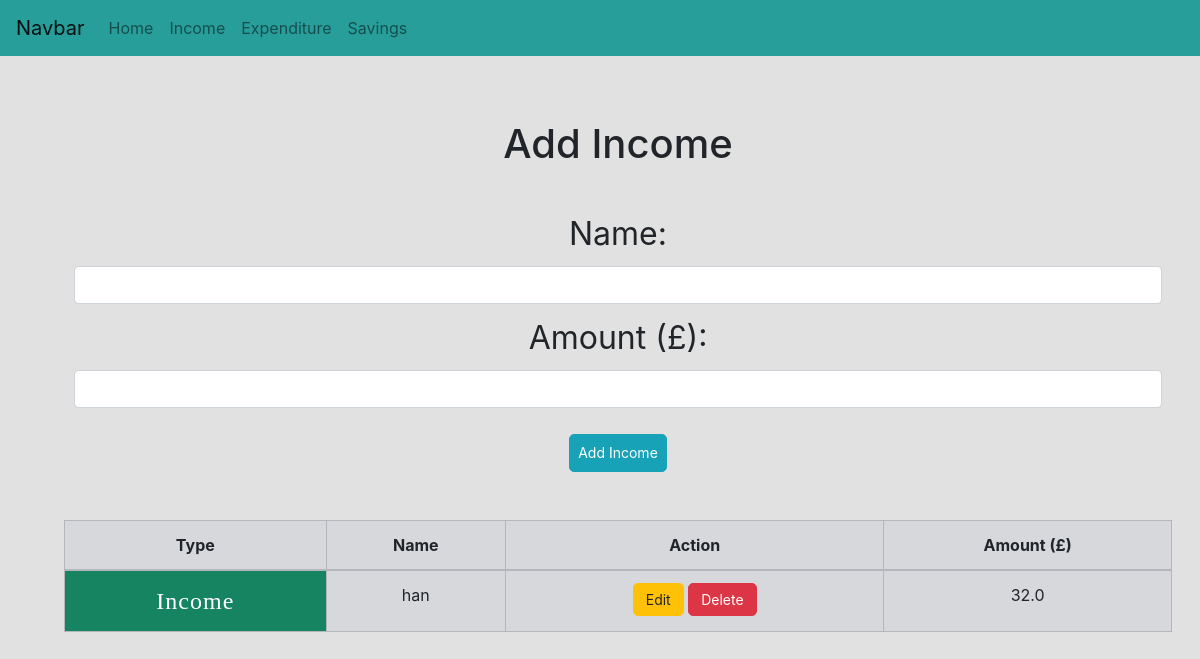
Page /income on the earlier database version.
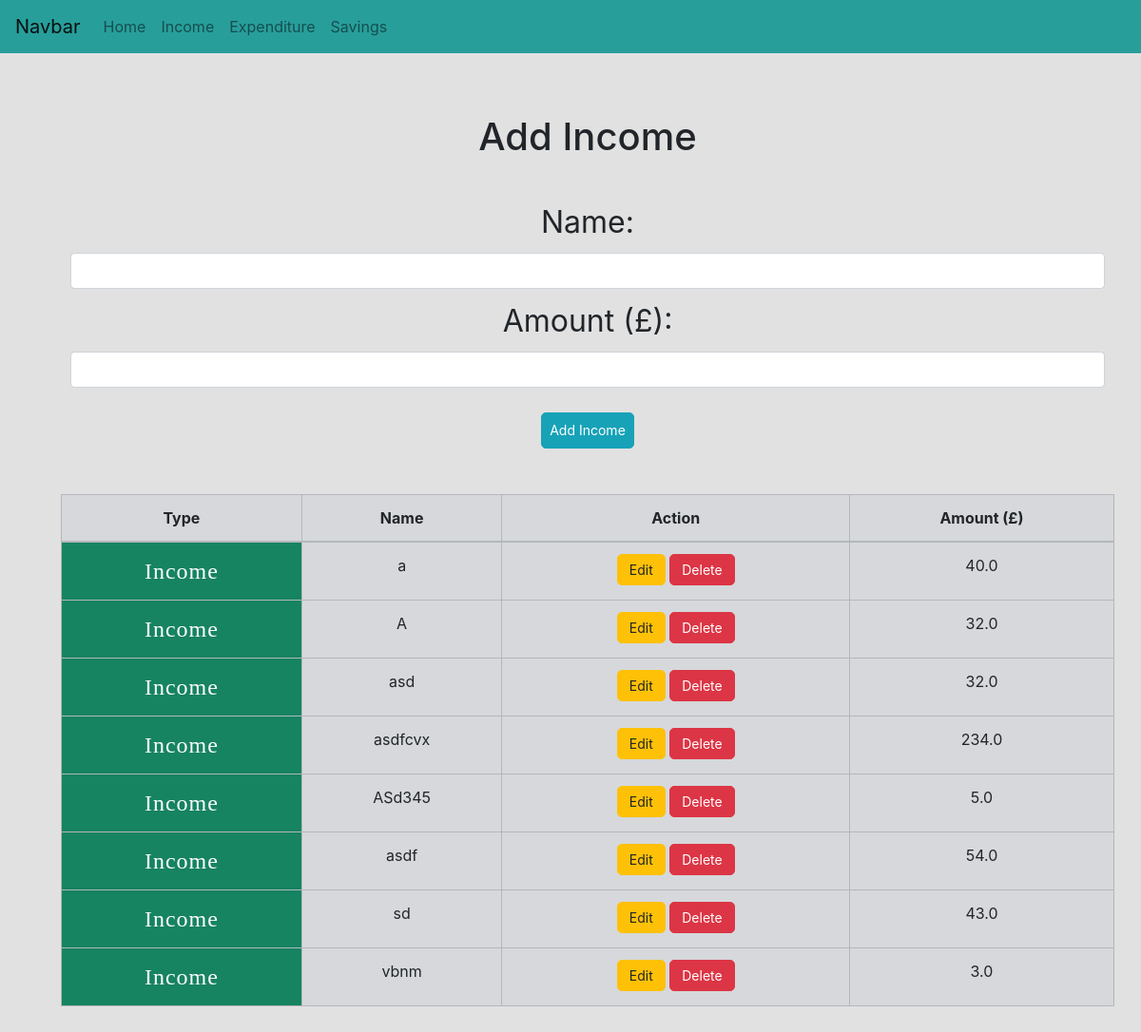
Same page on the later database version.
### app/models.py (models this page shows)
class Income(db.Model):
    id = db.Column(db.Integer, primary_key=True)
    name = db.Column(db.String(500), index=True, unique=True)
    amount = db.Column(db.Float)
    date_created = db.Column(db.DateTime, default=datetime.utcnow)

### app/views.py (the view)
@app.route('/income', methods=['GET', 'POST'])
def addIncome():
    income = None
    form = AddIncomeExpenditureForm()
    if form.validate_on_submit():
        if request.method == 'POST':
            name = request.form['name']
            amount = request.form['amount']
            income = models.Income.query.filter_by(name=name).first()
            try:
                if income:
                    flash('Income with that name already exists!', 'info')
                else:
                    income = models.Income(name=name, amount=amount)
                    db.session.add(income)
                    db.session.commit()
                    flash('Successfully added income!', 'success')
                return redirect(url_for('index'))
            except:
                return "There was an error adding the income!"
    else:
        income = models.Income.query.order_by(models.Income.date_created)
    return render_template('create.html',
                            title='Add Income',
                            form=form,
                            income=income)

### app/forms.py
class AddIncomeExpenditureForm(FlaskForm):
    name = StringField('Name', validators=[DataRequired()])
    amount = DecimalField('Amount', validators=[DataRequired()])

### app/templates/create.html (shortened to what this page needs)
{% extends "base.html" %}
{% block content %}
<div class="container text-center p-3 m-5 ">
    <h1>{{ title }}</h1>
    <br>
    <form action="" method="POST">
        <div class="form-group">
            <label for="inputName">Name:</label>
            {{ form.name(class_='form-control', id='inputName') }}
        </div>
        <div class="form-group">
            <label for="inputAmount">Amount (£):</label>
            {{ form.amount(class_='form-control', id='inputAmount') }}
        </div>
        {% if expenditure %}
        <button type="submit" class="btn btn-info p-2 mb-5 mt-3 display-1" role="button" aria-pressed="true">Add Expenditure</button>
        {% else %}
            <button type="submit" class="btn btn-info p-2 mb-5 mt-3 display-1" role="button" aria-pressed="true">Add Income</button>
        {% endif %}
        <br>
        {% if income %}
            <table class="table table-bordered table-secondary">
                <thead>
                    <tr>
                        <th scope="col">Type</th>
                        <th scope="col">Name</th>
                        <th scope="col">Action</th>
                        <th scope="col">Amount (£)</th>
                    </tr>
                </thead>
                <tbody>
                {% for income in income %}
                    <tr>
                        <th scope="row" class="income">Income</th>
                        <td>{{ income.name }}</td>
                        <td>
                            <a href="{{ url_for('update_entry', entry_type='income', id=income.id) }}" class="btn btn-warning">Edit</a>
                            <a href="{{ url_for('delete_entry', entry_type='income', id=income.id) }}" class="btn btn-danger">Delete</a>
                        </td>
                        <td class="text-center">{{ income.amount }}</td>
                    </tr>
                {% endfor %}
                </tbody>
            </table>
        {% endif %}
    </form>
</div>
{% endblock %}

### app/templates/base.html (shortened to what this page needs)
<!DOCTYPE html>
<html lang="en">
    <head>
        <link rel="stylesheet" href="https://stackpath.bootstrapcdn.com/bootstrap/4.2.1/css/bootstrap.min.css">
        <link rel="stylesheet" href="../static/style.css" />
    </head>
    <body>
        <nav class="navbar navbar-expand-sm navbar-light bg-navbar">
            <a class="navbar-brand" href="#">Navbar</a>
            <div class="collapse navbar-collapse" id="navbarSupportedContent">
              <ul class="navbar-nav mr-auto">
                <li class="nav-item"><a class="nav-link" href="/">Home</a></li>
                <li class="nav-item"><a class="nav-link" href="/income">Income</a></li>
                <li class="nav-item"><a class="nav-link" href="/expenditure">Expenditure</a></li>
                <li class="nav-item"><a class="nav-link" href="/savings">Savings</a></li>
              </ul>
            </div>
          </nav>
        <div>
            {% block content %}{% endblock %}
        </div>
    </body>
</html>

### app/static/style.css (style rules this page uses)
body { background-color: rgb(225, 225, 225); }
.container { padding-top: 40px; margin: auto; }
.income { background-color: #168361; color: white; font-family: Gill Sans, Verdana; font-size: 24px; letter-spacing: 1px; font-weight: 350; text-align: center; }
.btn { border-radius: 5px; padding: 6px 12px; font-size: 14px; line-height: 1.4; }
.btn-danger { background-color: #DC3545; color: white; border-color: #DC3545; }
.bg-navbar { background-color: #289e9b !important; }
.form-group { margin: 10px; }
.form-group > label { font-size: 2rem; }

Differences in the rows shown:
removed Income: name "han", amount "32.0"
added Income: name "a", amount "40.0"
added Income: name "A", amount "32.0"
added Income: name "asd", amount "32.0"
added Income: name "asdfcvx", amount "234.0"
added Income: name "ASd345", amount "5.0"
added Income: name "asdf", amount "54.0"
added Income: name "sd", amount "43.0"
added Income: name "vbnm", amount "3.0"
